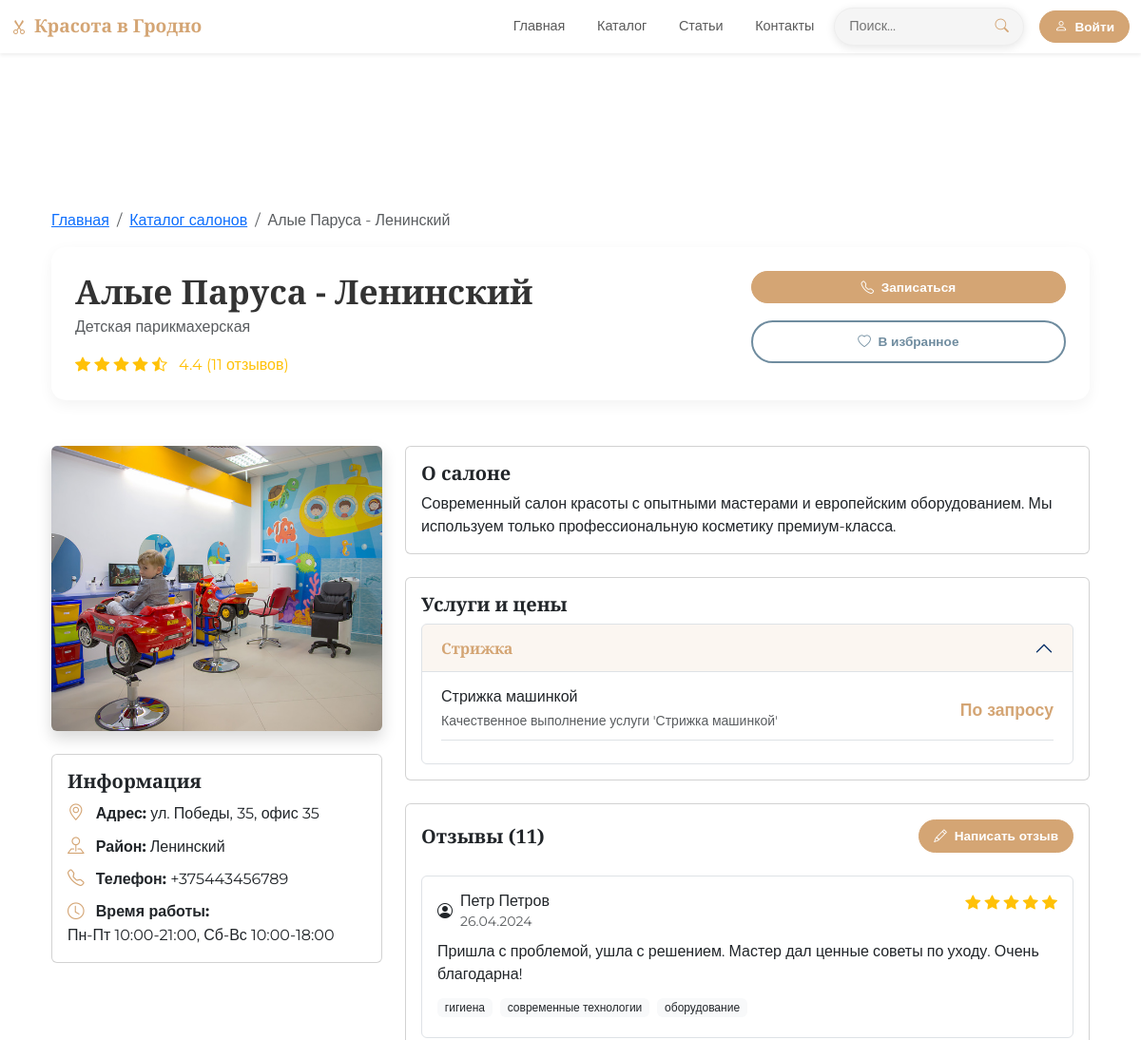
Before: /catalog/13 (upper part) with the older database file.
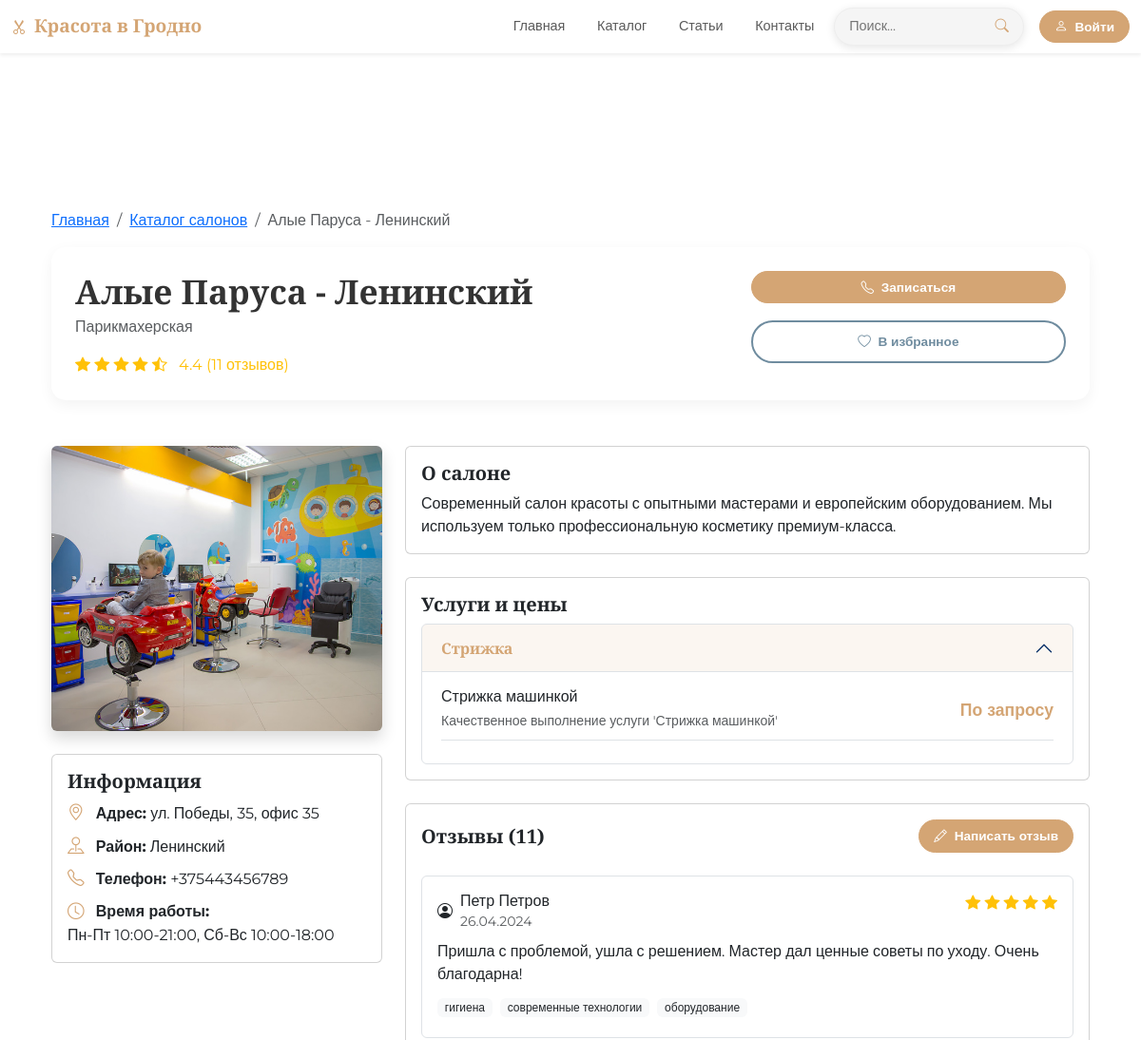
After: the same page with the newer database file.
### models.py (models this page shows)
class Salon(db.Model):
    __tablename__ = 'salons'
    id = db.Column(db.Integer, primary_key=True)
    name = db.Column(db.String(200))
    category = db.Column(db.String(100))
    description = db.Column(db.Text)
    address = db.Column(db.String(300))
    district = db.Column(db.String(100))
    phone = db.Column(db.String(20))
    working_hours = db.Column(db.String(200))
    rating = db.Column(db.Float, default=0.0)
    reviews_count = db.Column(db.Integer, default=0)
    is_verified = db.Column(db.Boolean, default=False)
    image_url = db.Column(db.String(300), default='/static/img/default.png')
    created_at = db.Column(db.DateTime, server_default=db.func.now())
    services = db.relationship('Service', backref='salon', lazy=True, cascade='all, delete-orphan')
    reviews = db.relationship('Review', backref='salon', lazy=True, cascade='all, delete-orphan')

### app.py (the view)
@app.route('/catalog/<int:salon_id>')
def salon_detail(salon_id):
    salon = Salon.query.get_or_404(salon_id)
    services = Service.query.filter_by(salon_id=salon_id).all()
    services_by_category = {}
    for service in services:
        if service.category not in services_by_category:
            services_by_category[service.category] = []
        services_by_category[service.category].append(service)
    reviews = Review.query.filter_by(salon_id=salon_id).all()
    return render_template('salon-detail.html',
        title=salon.name,
        salon=salon,
        services=services,
        services_by_category=services_by_category,
        reviews=reviews
    )

### app.py (called while the page is built)
@app.context_processor
def inject_now():
    return {'now': datetime.now()}

@app.context_processor
def inject_user():
    user_favorites = []
    if current_user.is_authenticated:
        user_favorites = [s.id for s in current_user.favorite_salons.all()]
    return {
        'current_user': current_user,
        'user_favorites': user_favorites
    }

### templates/salon-detail.html (shortened to what the changed rows need)
{% extends "base.html" %} {% block content %}
<div class="container mt-5 pt-4">
<div class="container mt-5 pt-4">
  <nav aria-label="breadcrumb">
    <ol class="breadcrumb">
      <li class="breadcrumb-item"><a href="/">Главная</a></li>
      <li class="breadcrumb-item"><a href="/catalog">Каталог салонов</a></li>
      <li class="breadcrumb-item active" aria-current="page">{{ salon.name }}</li>
    </ol>
  </nav>
  <div class="salon-header mb-5">
    <div class="row">
      <div class="col-md-8">
        <h1 class="salon-title">{{ salon.name }}</h1>
        <p class="text-muted">{{ salon.category }}</p>
        <div class="d-flex flex-wrap align-items-center">
          <div class="rating me-3">
            {% for i in range(5) %}
              {% if i < salon.rating|int %}
              <i class="bi bi-star-fill text-warning"></i>
              {% elif i < salon.rating %}
              <i class="bi bi-star-half text-warning"></i>
              {% else %}
              <i class="bi bi-star text-secondary"></i>
              {% endif %}
            {% endfor %}
            <span class="ms-2">{{ "%.1f"|format(salon.rating) }} ({{ salon.reviews_count }} отзывов)</span>
          </div>
        </div>
      </div>
    </div>
  </div>
  <div class="row">
    <div class="col-md-4">
      <div class="salon-photo mb-4">
        <img
          src="{{ salon.image_url }}"
          alt="{{ salon.name }}"
          class="img-fluid rounded shadow"
          style="height: 300px; object-fit: cover; width: 100%;"
          onerror="this.src='/static/img/default.png'"
        />
      </div>
      <div class="card mb-4">
        <div class="card-body">
          <h5 class="card-title">Информация</h5>
          <p class="mb-2">
            <i class="bi bi-geo-alt service-price me-2"></i>
            <strong>Адрес:</strong> {{ salon.address }}
          </p>
          <p class="mb-2">
            <i class="bi bi-pin-map service-price me-2"></i>
            <strong>Район:</strong> {{ salon.district }}
          </p>
          {% if salon.phone %}
          <p class="mb-2">
            <i class="bi bi-telephone service-price me-2"></i>
            <strong>Телефон:</strong> {{ salon.phone }}
          </p>
          {% endif %}
          {% if salon.working_hours %}
          <p class="mb-0">
            <i class="bi bi-clock service-price me-2"></i>
            <strong>Время работы:</strong><br>
            {{ salon.working_hours|replace('\n', '<br>')|safe }}
          </p>
          {% endif %}
        </div>
      </div>
    </div>
    <div class="col-md-8">
      <div class="card mb-4">
        <div class="card-body">
          <h5 class="card-title">О салоне</h5>
          <p class="card-text">{{ salon.description }}</p>
        </div>
      </div>
    </div>
  </div>
</div>
{% endblock %}

Changed rows visible on the page:
changed Salon "Алые Паруса - Ленинский": category "Детская парикмахерская" → "Парикмахерская"
